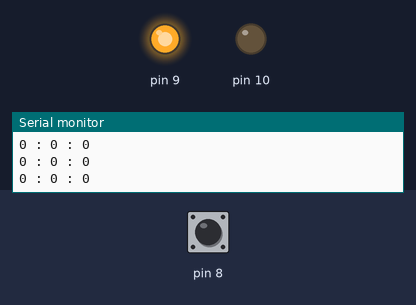
Simulated run of this sketch. Board: Arduino Uno, built with avr-gcc and run on an emulated ATmega328P. Parts: output pins drawn as LEDs (lit = HIGH), the last lines printed to the serial monitor. Dashed ring = blinking. The test bench sets the inputs (shaded band); at power-on: pin 8 LOW.

Above: at 1.2 s.
1.3 s: pin 8 driven HIGH
At 1.8 s:
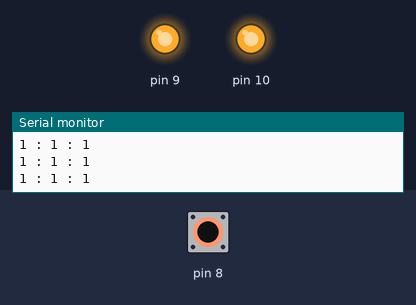
2.8 s: pin 8 pulsed LOW 5 times (0.12 s each, 0.3 s apart)
At 4.0 s:
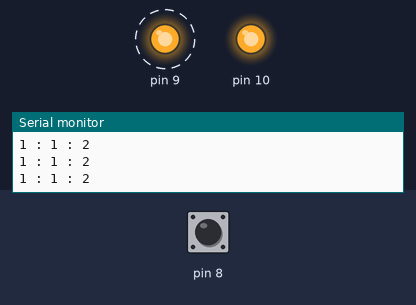
Timing chart, 0 to 5.8 s (numbered marks = the images above; inputs shaded):
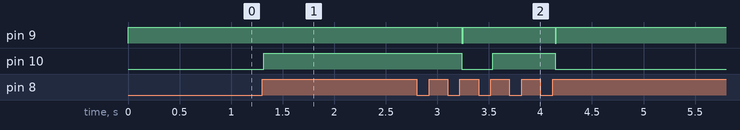

The sketch:

a02_led_sw_togle.ino
```cpp
#define PORT10  10;
#define PORT9   9;
#define PORT8   8;

unsigned int sw = PORT8;
unsigned int led2 = PORT10;
unsigned int led1 = PORT9;
unsigned int curBtnState;
unsigned int before;
int btnCnt = 0;


void setup() {
  // put your setup code here, to run once:
  Serial.begin(9600);

  pinMode(sw ,INPUT);
  pinMode(led1, OUTPUT);
  pinMode(led2, OUTPUT);
}

void loop() {
  // put your main code here, to run repeatedly:

  curBtnState = digitalRead(sw);

  Serial.print(curBtnState);
  Serial.print(" : ");
  Serial.print(before);
  Serial.print(" : ");
  Serial.println(btnCnt);

  if(curBtnState  == 1){
    if(before == 0){
      btnCnt++;
      before = 1;
    }
    if(before == 2)  {
      btnCnt++;
      before = 2;
    }
    if(before == 2)  {
      btnCnt++;
      before = 3;
    }
  }

  if(curBtnState == 0){
     before = 0;
  }

  switch(btnCnt){
    case 0:
      digitalWrite(led1, HIGH);
    break;
    case 1:
      digitalWrite(led2, HIGH);
    break;
    case 3:
      digitalWrite(led1, LOW);
      digitalWrite(led2, LOW);
      btnCnt = 0;
    break;
  }
}
```

Measured:
- after the input at 1.3 s, pin 10: LOW → HIGH at once
- after the input at 2.8 s, pin 9: alternates HIGH for 0.89 s and LOW for 0.01 s, 4 changes in all, then stays HIGH, starting after 0.44 s; pin 10: HIGH → LOW after 0.44 s, → HIGH 0.30 s later, → LOW 0.61 s later
